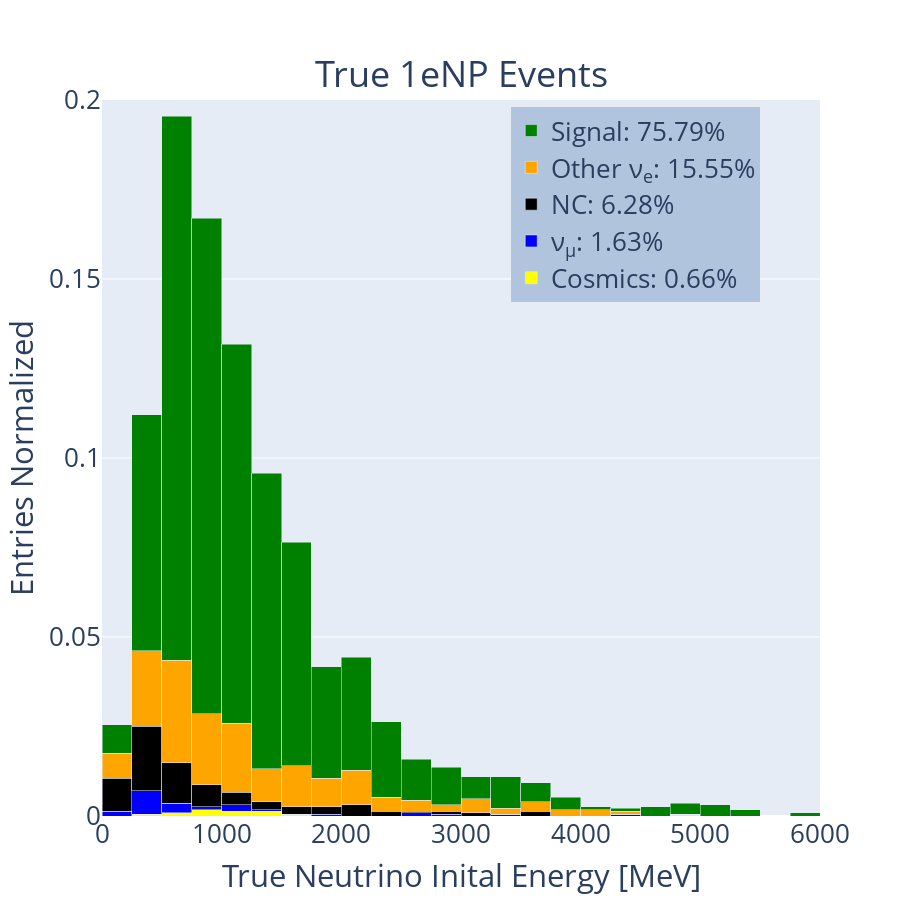

The notebook cell saved with this chart:
### Code cell
#hist_1d_norm('reco_nu_energy',[0,5000],250,'True Neutrino Inital Energy [MeV]','True 1e1p Events','1e1p')
hist_1d_norm('reco_nu_energy',[0,6000],250,'True Neutrino Inital Energy [MeV]','True 1eNP Events','1eNp')
#hist_1d_norm('reco_nu_energy',[0,5000],250,'True Neutrino Inital Energy [MeV]','True Nue Inclusive Events','Nue Inclusive')

### Figure 1 — Plotly figure (JSON) as saved in the notebook; plotly's stock layout.template omitted (floating-point values rounded to 4 significant figures)
{"data": [{"marker": {"color": "yellow"}, "name": "Cosmics: 0.66%", "type": "bar", "width": [250, 250, 250, 250, 250, 250, 250, 250, 250, 250, 250, 250, 250, 250, 250, 250, 250, 250, 250, 250, 250, 250, 250, 250], "x": [125, 375, 625, 875, 1125, 1375, 1625, 1875, 2125, 2375, 2625, 2875, 3125, 3375, 3625, 3875, 4125, 4375, 4625, 4875, 5125, 5375, 5625, 5875], "xaxis": "x", "y": [0, 0.0004394, 0.0008787, 0.001757, 0.001318, 0.001318, 0.0004394, 0, 0, 0, 0, 0, 0, 0, 0, 0, 0, 0, 0, 0.0004394, 0, 0, 0, 0], "yaxis": "y"}, {"marker": {"color": "blue"}, "name": "ν<sub>μ</sub>: 1.63%", "type": "bar", "width": [250, 250, 250, 250, 250, 250, 250, 250, 250, 250, 250, 250, 250, 250, 250, 250, 250, 250, 250, 250, 250, 250, 250, 250], "x": [125, 375, 625, 875, 1125, 1375, 1625, 1875, 2125, 2375, 2625, 2875, 3125, 3375, 3625, 3875, 4125, 4375, 4625, 4875, 5125, 5375, 5625, 5875], "xaxis": "x", "y": [0.001318, 0.006591, 0.002636, 0.0008787, 0.001757, 0.0004394, 0, 0.0004394, 0, 0, 0.0008787, 0.0004394, 0, 0.0004394, 0, 0, 0, 0.0004394, 0, 0, 0, 0, 0, 0], "yaxis": "y"}, {"marker": {"color": "black"}, "name": "NC: 6.28%", "type": "bar", "width": [250, 250, 250, 250, 250, 250, 250, 250, 250, 250, 250, 250, 250, 250, 250, 250, 250, 250, 250, 250, 250, 250, 250, 250], "x": [125, 375, 625, 875, 1125, 1375, 1625, 1875, 2125, 2375, 2625, 2875, 3125, 3375, 3625, 3875, 4125, 4375, 4625, 4875, 5125, 5375, 5625, 5875], "xaxis": "x", "y": [0.009227, 0.01801, 0.01142, 0.006151, 0.003515, 0.002197, 0.002197, 0.002197, 0.003076, 0.001318, 0.0004394, 0.0008787, 0.0008787, 0, 0.001318, 0, 0, 0, 0, 0, 0, 0, 0, 0], "yaxis": "y"}, {"marker": {"color": "orange"}, "name": "Other ν<sub>e</sub>: 15.55%", "type": "bar", "width": [250, 250, 250, 250, 250, 250, 250, 250, 250, 250, 250, 250, 250, 250, 250, 250, 250, 250, 250, 250, 250, 250, 250, 250], "x": [125, 375, 625, 875, 1125, 1375, 1625, 1875, 2125, 2375, 2625, 2875, 3125, 3375, 3625, 3875, 4125, 4375, 4625, 4875, 5125, 5375, 5625, 5875], "xaxis": "x", "y": [0.00703, 0.02109, 0.02856, 0.01977, 0.01933, 0.009227, 0.01142, 0.007909, 0.009666, 0.003954, 0.003076, 0.001757, 0.003954, 0.001757, 0.002636, 0.001757, 0.001757, 0.0008787, 0, 0, 0, 0, 0, 0], "yaxis": "y"}, {"marker": {"color": "green"}, "name": "Signal: 75.79%", "type": "bar", "width": [250, 250, 250, 250, 250, 250, 250, 250, 250, 250, 250, 250, 250, 250, 250, 250, 250, 250, 250, 250, 250, 250, 250, 250], "x": [125, 375, 625, 875, 1125, 1375, 1625, 1875, 2125, 2375, 2625, 2875, 3125, 3375, 3625, 3875, 4125, 4375, 4625, 4875, 5125, 5375, 5625, 5875], "xaxis": "x", "y": [0.007909, 0.06591, 0.152, 0.1384, 0.1059, 0.0826, 0.06239, 0.0312, 0.03163, 0.02109, 0.01142, 0.01054, 0.006151, 0.008787, 0.005272, 0.003515, 0.0008787, 0.0008787, 0.002636, 0.003076, 0.003076, 0.001757, 0, 0.0008787], "yaxis": "y"}], "layout": {"annotations": [{"font": {"size": 36}, "showarrow": false, "text": "True 1eNP Events", "x": 0.5, "xanchor": "center", "xref": "paper", "y": 1, "yanchor": "bottom", "yref": "paper"}], "barmode": "stack", "font": {"size": 26}, "height": 900, "legend": {"bgcolor": "LightSteelBlue", "bordercolor": "Black", "x": 0.57, "xanchor": "left", "y": 0.99, "yanchor": "top"}, "showlegend": true, "width": 900, "xaxis": {"anchor": "y", "domain": [0, 1], "range": [0, 6000], "title": {"text": "True Neutrino Inital Energy [MeV]"}}, "yaxis": {"anchor": "x", "domain": [0, 1], "range": [0, 0.2], "title": {"text": "Entries Normalized "}}}}
